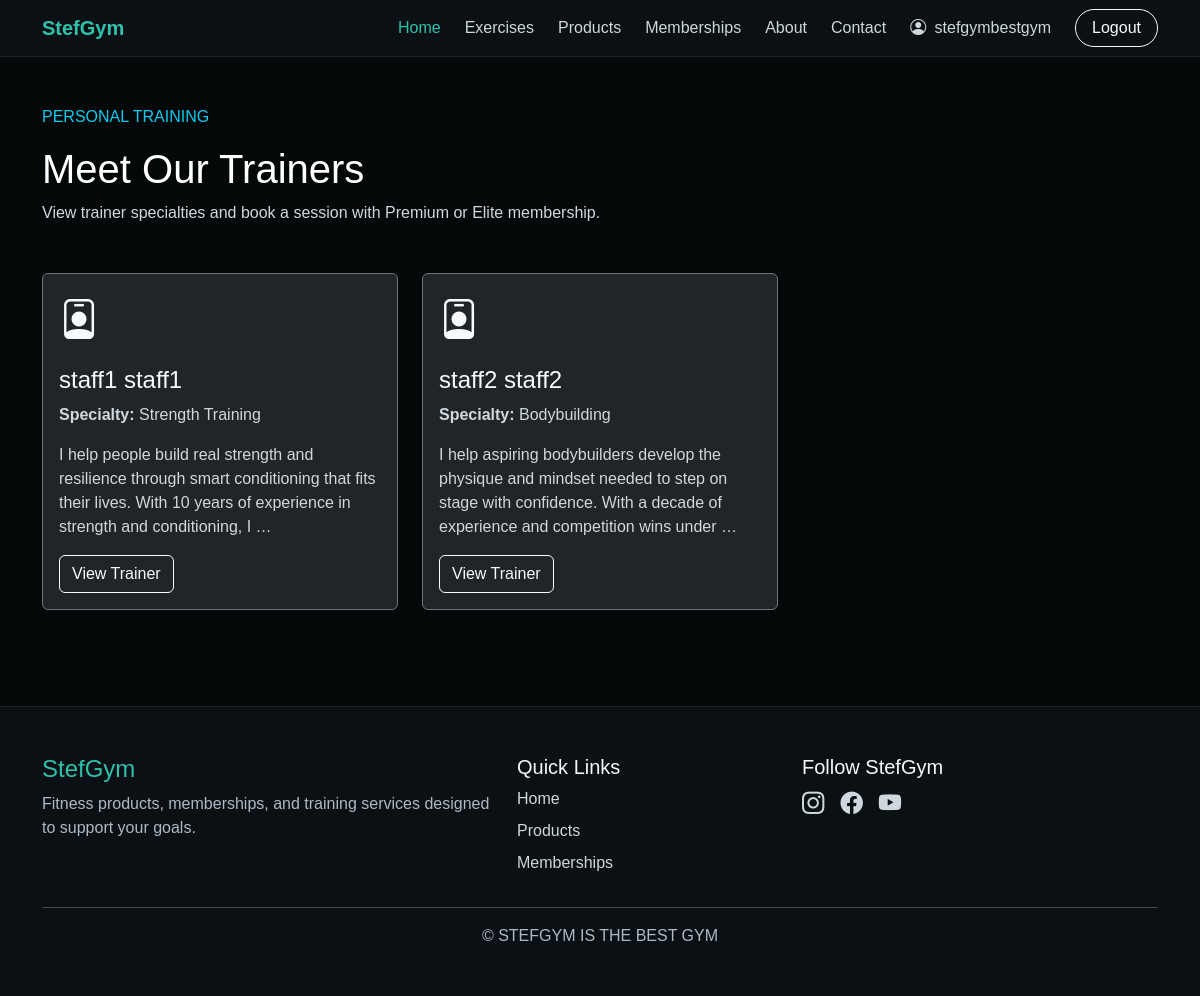
The app's page /bookings/trainers/ (signed in) with its own data.
### bookings/models.py (models this page shows, shortened)
class TrainerProfile(models.Model):
    user =models.OneToOneField(
        settings.AUTH_USER_MODEL,
        on_delete=models.CASCADE,
        related_name="trainer_profile",
    )
    specialty=models.CharField(max_length=100)
    biography=models.TextField(blank=True)
    is_available=models.BooleanField(default=True)

### bookings/views.py (the view)
# urls.py: path("trainers/",views.trainer_list,name="trainer_list",),
@login_required
def trainer_list(request):
    trainers=TrainerProfile.objects.filter(
        is_available=True
    ).select_related("user")
    return render(
        request,
        "bookings/trainer_list.html",
        {"trainers": trainers},
    )

### bookings/templates/bookings/trainer_list.html (shortened to what this page needs)
{% extends "navbarfooter.html" %}
{% block content %}
<section class="container py-5">
    <div class="mb-5">
        <p class="text-uppercase text-info">Personal Training</p>
        <h1>Meet Our Trainers</h1>
        <p>
            View trainer specialties and book a session with
            Premium or Elite membership.
        </p>
    </div>
    <div class="row g-4">
        {% for trainer in trainers %}
            <div class="col-md-6 col-lg-4">
                <article class="card bg-dark text-light border-secondary h-100">
                    <div class="card-body">
                        <i class="bi bi-person-badge fs-1"></i>
                        <h2 class="h4 mt-3">
                            {{ trainer.user.get_full_name|default:trainer.user.username }}
                        </h2>
                        <p>
                            <strong>Specialty:</strong>
                            {{ trainer.specialty }}
                        </p>
                        <p>
                            {{ trainer.biography|truncatewords:25 }}
                        </p>
                        <a
                            href="{% url 'bookings:trainer_detail' trainer.id %}"
                            class="btn btn-outline-light"
                        >
                            View Trainer
                        </a>
                    </div>
                </article>
            </div>
        {% empty %}
            <div class="col-12">
                <div class="alert alert-info">
                    No trainers are currently available.
                </div>
            </div>
        {% endfor %}
    </div>
</section>
{% endblock %}

### templates/navbarfooter.html (shortened to what this page needs)
{% load static %}
<!DOCTYPE html>
<html lang="en">
<head>
    <link
        href="https://cdn.jsdelivr.net/npm/bootstrap@5.3.8/dist/css/bootstrap.min.css"
        rel="stylesheet"
    >
    <link
        href="https://cdn.jsdelivr.net/npm/bootstrap-icons@1.11.1/font/bootstrap-icons.css"
        rel="stylesheet"
    >
    <link rel="stylesheet" href="{% static 'css/body.css' %}">
    <link rel="stylesheet" href="{% static 'css/navbar.css' %}">
    <link rel="stylesheet" href="{% static 'css/footer.css' %}">
</head>
<body class="stefgym-body">
    <nav class="navbar navbar-expand-lg navbar-dark stef-navbar sticky-top">
        <div class="container">
            <a class="navbar-brand fw-bold" href="{% url 'core:home' %}">
                StefGym
            </a>
            <div class="collapse navbar-collapse" id="mainNavbar">
                <ul class="navbar-nav ms-auto align-items-lg-center gap-lg-2">
                    <li class="nav-item">
                        <a class="nav-link active" href="{% url 'core:home' %}">
                            Home
                        </a>
                    </li>
                    <li class="nav-item"><a class="nav-link" href="{% url 'workouts:exercise_list' %}"> Exercises</a></li>
                    <li class="nav-item">
                        <a class="nav-link"
                        href="{% url 'catalog:product_list' %}">
                        Products
                    </a>
                    </li>
                    <li class="nav-item">
                        <a class="nav-link" href="{% url 'core:home' %}#memberships">
                            Memberships
                        </a>
                    </li>
                    <li class="nav-item">
                        <a class="nav-link {% if request.resolver_match.url_name == 'about' %}active{% endif %}"href=" {% url 'core:about' %}">
                            About
                        </a>
                    </li>
                    <li class="nav-item">
                        <a
                            class="nav-link"
                            href="{% url 'contact' %}"> Contact</a> </li>
                    {% if user.is_authenticated %}
                    <li class="nav-item">
                        <a class="nav-link" href="{% url 'accounts:dashboard' %}">
                            <i class="bi bi-person-circle me-1"></i>
                            {{ user.username }}
                        </a>
                    </li>
                    <li class="nav-item">
                        <form
                            method="post"
                            action="{% url 'accounts:logout' %}"
                            class="d-inline">
                            <button
                                type="submit"
                                class="btn btn-outline-light rounded-pill px-3 ms-lg-2">
                            Logout
                            </button>
                        </form>
                    </li>
                    {% endif %}
                </ul>
            </div>
        </div>
    </nav>
    <main>
        {% block content %}{% endblock %}
    </main>
    <footer class="stef-footer py-5 mt-5">
        <div class="container">
            <div class="row g-4">
                <div class="col-md-5">
                    <h2 class="footer-brand h4">StefGym</h2>
                    <p class="footer-text">
                        Fitness products, memberships, and training services
                        designed to support your goals.
                    </p>
                </div>
                <div class="col-md-3">
                    <h3 class="h5">Quick Links</h3>
                    <ul class="list-unstyled footer-links">
                        <li>
                            <a href="{% url 'core:home' %}">Home</a>
                        </li>
                        <li>
                            <a href="#products">Products</a>
                        </li>
                        <li>
                            <a href="#memberships">Memberships</a>
                        </li>
                    </ul>
                </div>
                <div class="col-md-4">
                    <h3 class="h5">Follow StefGym</h3>
                    <div class="social-icons">
                        <a href="#" aria-label="Instagram">
                            <i class="bi bi-instagram"></i>
                        </a>
                        <a href="#" aria-label="Facebook">
                            <i class="bi bi-facebook"></i>
                        </a>
                        <a href="#" aria-label="YouTube">
                            <i class="bi bi-youtube"></i>
                        </a>
                    </div>
                </div>
            </div>
            <hr>
            <p class="footer-copyright text-center mb-0">
                &copy; STEFGYM IS THE BEST GYM
            </p>
        </div>
    </footer>
</body>
</html>

### static/css/body.css (style rules this page uses)
html { scroll-behavior: smooth; }
body.stefgym-body { min-height: 100vh; margin: 0; background: #050809; color: #f5f7fa; font-family: Arial, Helvetica, sans-serif; }
main { min-height: 70vh; }
h1, h2, h3, h4, h5, h6 { color: #ffffff; }
p { color: #cfd8dc; }

### static/css/navbar.css (style rules this page uses)
.stef-navbar { background: #0b1014; border-bottom: 1px solid rgba(255, 255, 255, 0.08); }
.stef-navbar .navbar-brand { color: #2ec1ac; }
.stef-navbar .nav-link { color: #cfd8dc; }
.stef-navbar .nav-link:hover, .stef-navbar .nav-link.active { color: #2ec1ac; }

### static/css/footer.css (style rules this page uses)
.stef-footer { background: #0b1014; color: #f5f7fa; border-top: 1px solid rgba(255, 255, 255, 0.08); }
.footer-brand { color: #2ec1ac; }
.footer-text, .footer-copyright { color: #aeb9c2; }
.footer-links li { margin-bottom: 0.5rem; }
.footer-links a, .social-icons a { color: #cfd8dc; text-decoration: none; }
.social-icons { display: flex; gap: 1rem; font-size: 1.4rem; }

### records on screen
TrainerProfile: user.get_full_name "staff1 staff1", specialty "Strength Training", biography "I help people build real strength and resilience through smart conditioning that fits their lives. With 10 years of experience in strength and conditioning, I …"
TrainerProfile: user.get_full_name "staff2 staff2", specialty "Bodybuilding", biography "I help aspiring bodybuilders develop the physique and mindset needed to step on stage with confidence. With a decade of experience and competition wins under …"

### other values on screen
{{ user.username }} "stefgymbestgym"
